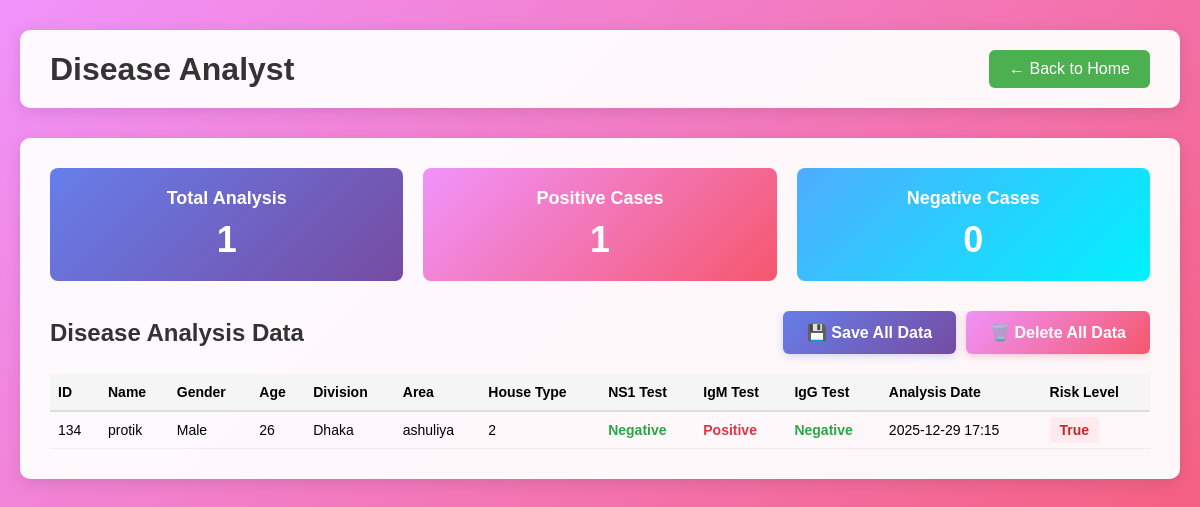
The page /disease-analyst/ on the database as committed earlier.
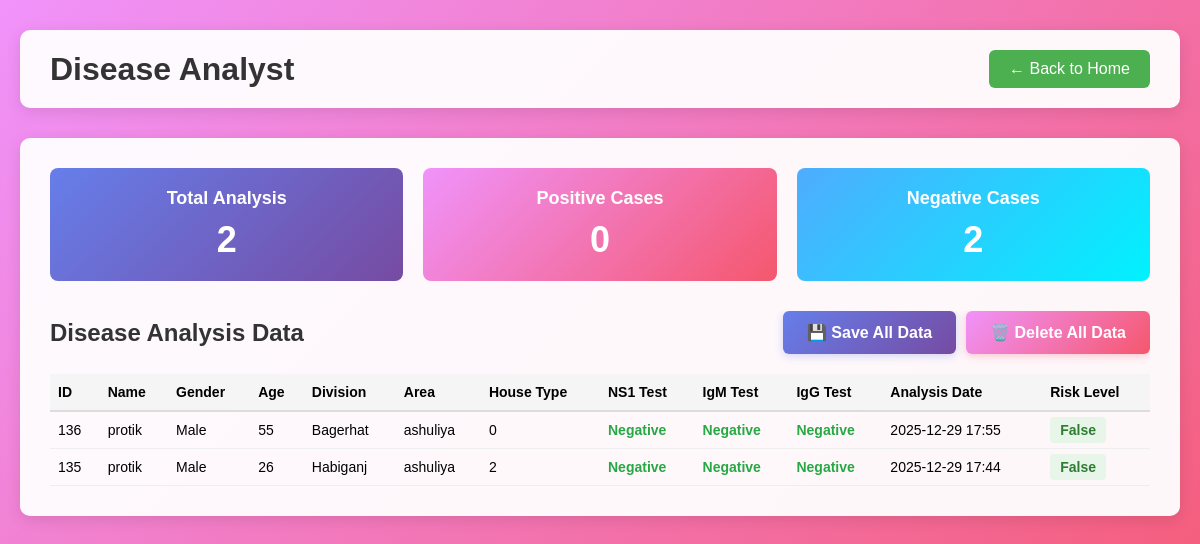
The same page on the database as committed later.
### analyzer/models.py (models this page shows, shortened)
class AnalysisResult(models.Model):
    name = models.CharField(max_length=255, blank=True, null=True)
    gender = models.CharField(max_length=10, default='Male')
    age = models.IntegerField(default=0)
    division = models.CharField(max_length=100, default='Dhaka')
    area = models.CharField(max_length=255, default='-')
    house_type = models.IntegerField(default=0)
    ns1 = models.BooleanField(default=False)
    igm = models.BooleanField(default=False)
    igg = models.BooleanField(default=False)
    created_at = models.DateTimeField(auto_now_add=True)

### analyzer/views.py (the view)
# urls.py: path('disease-analyst/', views.disease_analyst, name='disease_analyst'),
def disease_analyst(request):
    results = AnalysisResult.objects.all().order_by('-created_at')
    from django.db.models import Q
    positive_cases = results.filter(Q(ns1=True) | Q(igm=True) | Q(igg=True))
    total_count = results.count()
    positive_count = positive_cases.count()
    negative_count = total_count - positive_count
    data = {
        'results': results,
        'total_count': total_count,
        'positive_cases': positive_cases,
        'positive_count': positive_count,
        'negative_count': negative_count
    }
    return render(request, 'analyzer/disease_analyst.html', data)

### analyzer/templates/analyzer/disease_analyst.html (shortened to what this page needs)
{% load static %}
<!DOCTYPE html>
<html>
<head>
    <link rel="stylesheet" type="text/css" href="{% static 'analyzer/css/style.css' %}">
</head>
<body>
    <div class="page-container">
        <div class="page-header">
            <h1>Disease Analyst</h1>
            <a href="{% url 'home' %}" class="back-btn">← Back to Home</a>
        </div>
        <div class="data-section">
            <div class="stats-box">
                <div class="stat-item">
                    <h3>Total Analysis</h3>
                    <p class="stat-number">{{ total_count }}</p>
                </div>
                <div class="stat-item stat-positive">
                    <h3>Positive Cases</h3>
                    <p class="stat-number">{{ positive_count }}</p>
                </div>
                <div class="stat-item stat-negative">
                    <h3>Negative Cases</h3>
                    <p class="stat-number">{{ negative_count }}</p>
                </div>
            </div>
            <div class="table-container">
                <div style="display: flex; justify-content: space-between; align-items: center; margin-bottom: 20px;">
                    <h2 style="margin: 0;">Disease Analysis Data</h2>
                    <div style="display: flex; gap: 10px;">
                        <button onclick="saveAllData()" class="save-btn">💾 Save All Data</button>
                        <button onclick="deleteAllData()" class="delete-btn">🗑️ Delete All Data</button>
                    </div>
                </div>
                <table class="data-table">
                    <thead>
                        <tr>
                            <th>ID</th>
                            <th>Name</th>
                            <th>Gender</th>
                            <th>Age</th>
                            <th>Division</th>
                            <th>Area</th>
                            <th>House Type</th>
                            <th>NS1 Test</th>
                            <th>IgM Test</th>
                            <th>IgG Test</th>
                            <th>Analysis Date</th>
                            <th>Risk Level</th>
                        </tr>
                    </thead>
                    <tbody>
                        {% for result in results %}
                        <tr>
                            <td>{{ result.id }}</td>
                            <td>{{ result.name|default:"-" }}</td>
                            <td>{{ result.gender }}</td>
                            <td>{{ result.age }}</td>
                            <td>{{ result.division }}</td>
                            <td>{{ result.area }}</td>
                            <td>{{ result.house_type }}</td>
                            <td class="{% if result.ns1 %}positive{% else %}negative{% endif %}">
                                {{ result.ns1|yesno:"Positive,Negative" }}
                            </td>
                            <td class="{% if result.igm %}positive{% else %}negative{% endif %}">
                                {{ result.igm|yesno:"Positive,Negative" }}
                            </td>
                            <td class="{% if result.igg %}positive{% else %}negative{% endif %}">
                                {{ result.igg|yesno:"Positive,Negative" }}
                            </td>
                            <td>{{ result.created_at|date:"Y-m-d H:i" }}</td>
                            <td>
                                {% if result.ns1 or result.igm or result.igg %}
                                    <span class="risk-true">True</span>
                                {% else %}
                                    <span class="risk-false">False</span>
                                {% endif %}
                            </td>
                        </tr>
                        {% empty %}
                        <tr>
                            <td colspan="12" class="no-data">No analysis data available</td>
                        </tr>
                        {% endfor %}
                    </tbody>
                </table>
            </div>
        </div>
    </div>
</body>
</html>

Rows that differ between the two databases and show on the page:
removed AnalysisResult: id "134", name "protik", gender "Male", age "26", division "Dhaka", area "ashuliya", house_type "2", ns1 "Negative", igm "Positive", igg "Negative", created_at "2025-12-29 17:15", shows "True"
added AnalysisResult: id "136", name "protik", gender "Male", age "55", division "Bagerhat", area "ashuliya", house_type "0", ns1 "Negative", igm "Negative", igg "Negative", created_at "2025-12-29 17:55", shows "False"
added AnalysisResult: id "135", name "protik", gender "Male", age "26", division "Habiganj", area "ashuliya", house_type "2", ns1 "Negative", igm "Negative", igg "Negative", created_at "2025-12-29 17:44", shows "False"
Other text that changed with them:
{{ total_count }}: "1" → "2"
{{ positive_count }}: "1" → "0"
{{ negative_count }}: "0" → "2"
